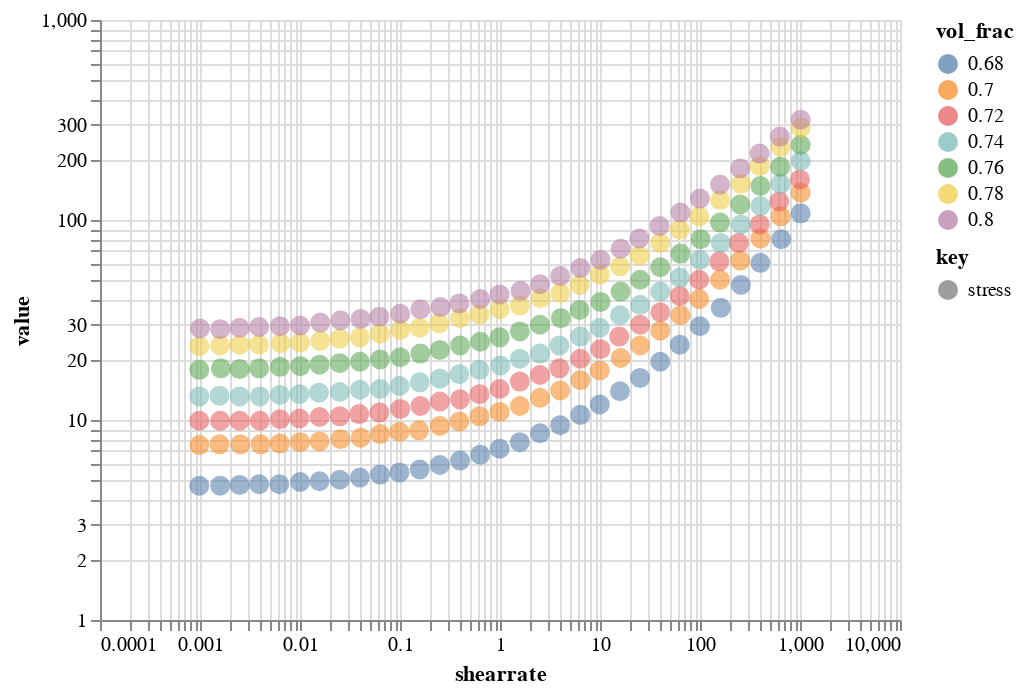

Notebook source saved alongside this figure:
### Code cell
# After uploading the json file to github or database or server I can retrieve it 

dekker_figure_url='https://gist.github.com/marcocaggioni/573e20e3a6739ddbe086875f07dc95f8/raw/af8153fc673afd919fda929a768011412d393412/Fig2_Dekker2018.json'

with io.BytesIO(requests.get(dekker_figure_url).content) as f:
    spec = json.load(f)
chart = alt.Chart.from_dict(spec)
    
display(chart)

print(chart.description)

loaded_data_long=pd.DataFrame.from_records(chart.datasets[chart.data['name']])

### Figure 1 — Vega-Lite specification as saved in the notebook (floating-point values rounded to 4 significant figures; data arrays with more than 128 entries replaced by an {"elided": "..."} marker saying what was removed)
{"config": {"view": {"continuousWidth": 400, "continuousHeight": 300}}, "data": {"name": "data-e0b1c30ca791ad18cf56a69a83bf009c"}, "mark": {"type": "circle", "size": 100}, "datasets": {"data-e0b1c30ca791ad18cf56a69a83bf009c": {"elided": "217 records"}}, "description": "{\"name\": \"Fig2_Dekker2018\", \"figure_number\": 2, \"title\": \"Scaling of flow curves Comparison between experiments and simulations\", \"year\": 2018, \"doi\": \"10.1016/j.jnnfm.2018.08.006\", \"author\": \"Riande I. Dekker and Maureen Dinkgreve and Henri de Cagny and Dion J. Koeze and Brian P. Tighe and Daniel Bonn\", \"sample\": \"castor oil concentrated emuslions\", \"unit_x\": \"s-1\", \"unit_y\": \"Pa\", \"solvent_viscosity\": \"0.00089\"}", "encoding": {"color": {"type": "nominal", "field": "vol_frac"}, "opacity": {"type": "nominal", "field": "key"}, "tooltip": [{"type": "nominal", "field": "vol_frac"}, {"type": "quantitative", "field": "shearrate"}, {"type": "nominal", "field": "key"}, {"type": "quantitative", "field": "value"}], "x": {"type": "quantitative", "field": "shearrate", "scale": {"type": "log"}}, "y": {"type": "quantitative", "field": "value", "scale": {"type": "log"}}}, "transform": [{"fold": ["stress", "Viscosity"]}], "$schema": "https://vega.github.io/schema/vega-lite/v4.8.1.json"}
